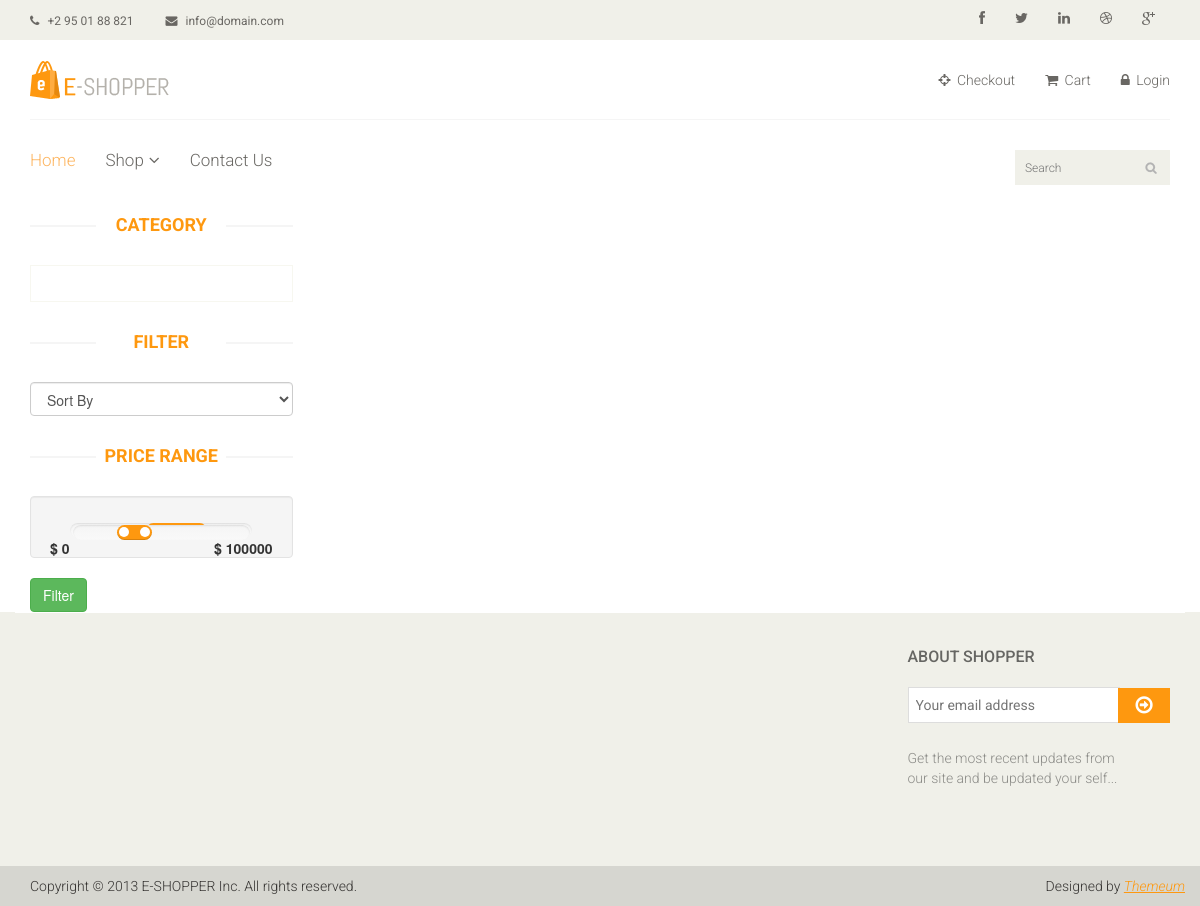
The page /home/product/view/blog.html on the database as committed earlier.
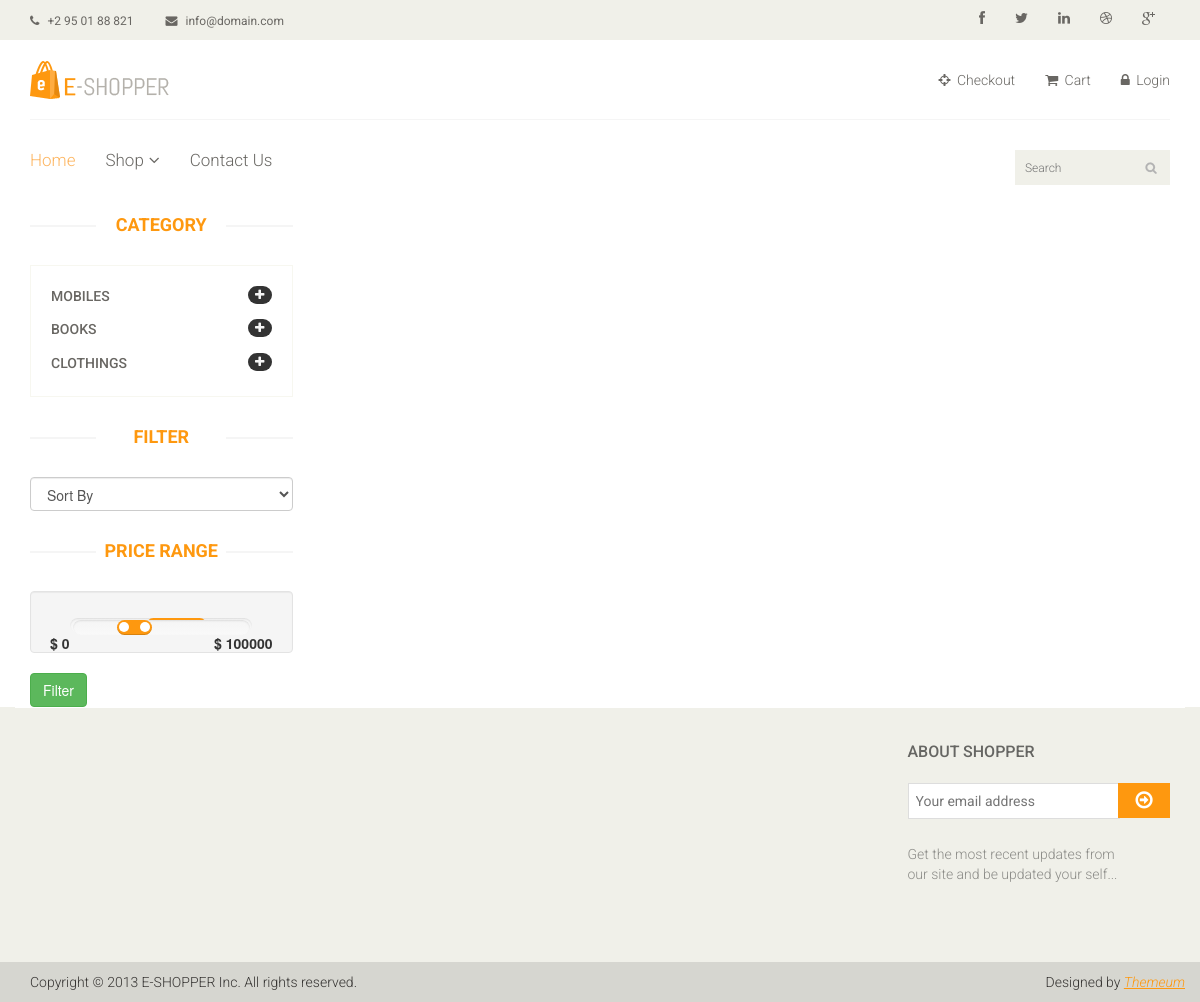
The same page on the database as committed later.
### tables this page shows
CREATE TABLE IF NOT EXISTS `category` (
  `category_id` int(11) NOT NULL AUTO_INCREMENT,
  `name` varchar(100) DEFAULT NULL,
  `parent_id` int(10) NOT NULL DEFAULT '0',
  `created_by` int(11) NOT NULL,
  `created_on` date NOT NULL,
  `modified_by` int(11) DEFAULT NULL,
  `modified_on` timestamp NULL DEFAULT CURRENT_TIMESTAMP,
  `status` tinyint(1) NOT NULL DEFAULT '1',
  PRIMARY KEY (`category_id`)
);

### application/modules/home/views/product_view.php (called while the page is built, shortened)
<?php
$this->load->view('home_templates/category');
?>

### application/views/home_template.php (called while the page is built, shortened)
<?php
$this->load->view('home_templates/header');
$this->load->view($page);
?>

### application/modules/home/controllers/Product.php (called while the page is built, shortened)
<?php
class Product extends CI_Controller {
    public function __construct() {
        $this->load->helper('form');
        $this->load->model('product_model', 'product');
        $this->load->model('My_account_model', 'account');
    }
    public function view($id = "") {
        $search = "";
        $min_price = "";
        $max_price = "";
        $sort = "";
        $field = "";
        $data['currency'] = $this->product->get_currency('currency');
        $data['parent_category'] = $this->product->get_parent_category();
        $data['category'] = $this->product->get_category();
        $data['attribute'] = $this->product->get_attribute();
        $data['product'] = $this->product->get_product($id, $search, $min_price, $max_price, $sort, $field);
        $category = $this->product->get_category_name($id);
        $data['title'] = $category['name'];
        $data['in'] = $category['parent_id'];
        if ($this->session->userdata('loggedin')) {
            $user_id = $this->session->userdata('userid');
            $data['wishlist'] = $this->product->get_wishlist($user_id);
        } else {
            $data['wishlist'] = array();
        }
        $data['id'] = $id;
        $data['search'] = $search;
        $data['error'] = "";
        $data['page'] = 'home/product_view';
        $this->load->view('home_template', $data);
    }
}
?>

### index.php (called while the page is built, shortened)
<?php
require_once BASEPATH.'core/CodeIgniter.php';

### application/modules/home/models/Product_model.php (called while the page is built, shortened)
<?php
class Product_model extends CI_Model{
    public function get_parent_category() {
        $this->db->where('parent_id',0);
        $this->db->where('status',1);
        $query=$this->db->get('category');
        return $query->result_array();
    }
    public function get_category() {
        $this->db->where('parent_id!=',0);
        $this->db->where('status',1);
        $query=$this->db->get('category');
        return $query->result_array();
    }
    public function get_attribute() {
        $this->db->where('status',1);
        $query=$this->db->get('product_attributes');
        return $query->result_array();
    }
    public function get_product($id,$search,$min_price,$max_price,$sort,$field) {
        $this->db->select('p.id,p.name,p.price,p.status,i.image_name,c.category_id');
        $this->db->from('product as p');
        $this->db->join('product_images as i', 'p.id=i.product_id');
        $this->db->join('product_categories as c', 'p.id=c.product_id');
        $this->db->where('p.status',1);
        if(!empty($id)){
        $this->db->where('c.category_id',$id);
        }
        $query = $this->db->get();
        return $query->result_array();
    }
    public function get_category_name($id){
        $this->db->select('name,parent_id');
        $this->db->where('category_id',$id);
        $query=$this->db->get('category')->row_array();
        return $query;
    }
    public function get_currency($currency) {
        $this->db->select('v.config_value,t.config_type');
        $this->db->from('configuration_value as v');
        $this->db->join('configuration_type as t','v.config_type_id=t.config_type_id');
        $this->db->where('t.config_type',$currency);
        $query=$this->db->get()->row_array();
        return $query['config_value'];
    }
}
?>

### application/views/home_templates/category.php (the view, shortened to what the rows shown need)
<section>
    <div class="container">
        <div class="row">
            <div class="col-sm-3">
                <div class="left-sidebar">
                    <h2>Category</h2>
                    <div class="panel-group category-products" id="accordian">
                        <?php foreach ($parent_category as $row1) { ?>
                            <div class="panel panel-default">
                                <div class="panel-heading">
                                    <h4 class="panel-title">
                                        <a data-toggle="collapse" data-parent="#accordian" href="#<?php echo $row1['name']; ?>">
                                            <span class="badge pull-right"><i class="fa fa-plus"></i></span>
                                            <?php echo $row1['name']; ?>
                                        </a>
                                    </h4>
                                </div>
                            </div>
                        <?php } ?>
                    </div>
                    <form action="<?php echo base_url(); ?>home/product/view" method="post">
                       <div class="price-range">
                           <h2>Filter</h2>
                       </div>
                        <div class="price-range">
                            <h2>Price Range</h2>
                        </div>
                    </form>
                </div>
            </div>

Rows that differ between the two databases and show on the page:
added category: name "MOBILES"
added category: name "BOOKS"
added category: name "CLOTHINGS"
